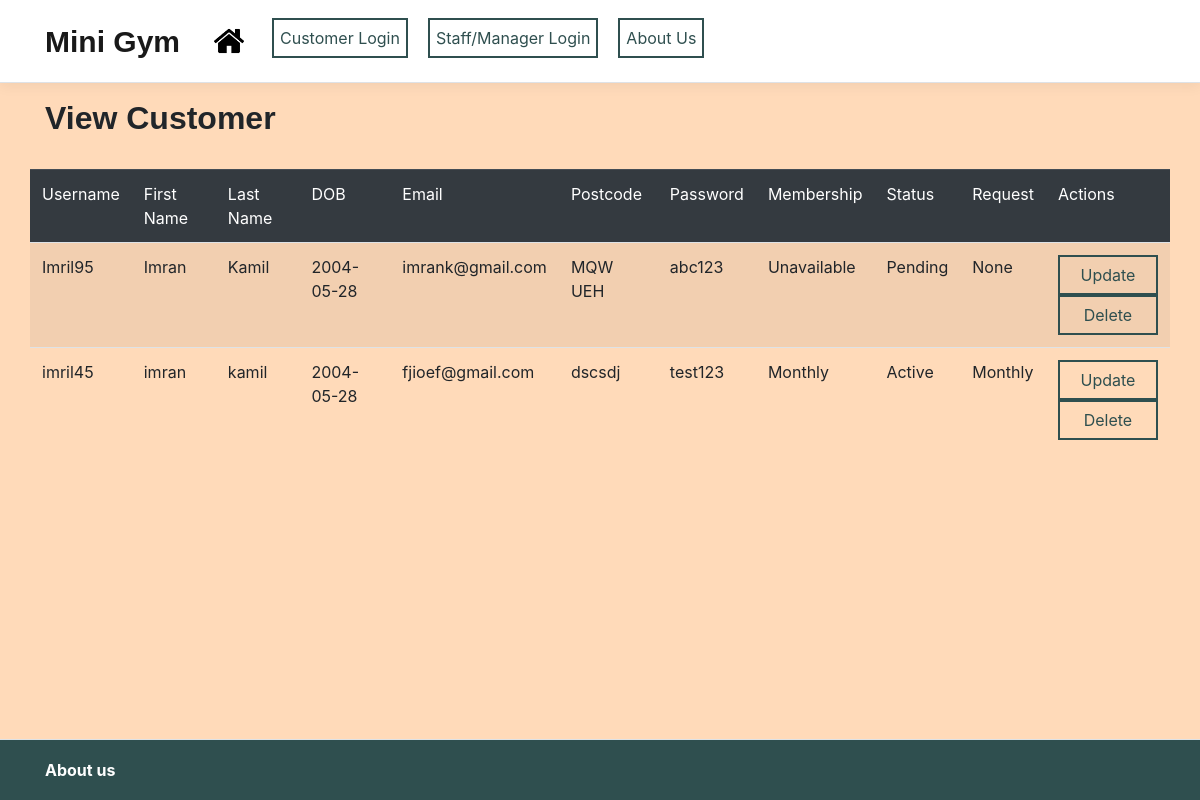
Page /viewCustomer.php on the committed database.
### tables this page shows
CREATE TABLE "customer" (
	"username"	TEXT NOT NULL,
	"fname"	TEXT NOT NULL,
	"lname"	TEXT NOT NULL,
	"datebirth"	TEXT NOT NULL,
	"email"	TEXT NOT NULL,
	"postcode"	TEXT NOT NULL,
	"password"	TEXT NOT NULL, membership text(255), status text(255), request text(255),
	PRIMARY KEY("username")
);

### viewCustomerSQL.php (called while the page is built)
<?php
function getUsers()
{
    $db = new SQLITE3("C:\\xampp\\htdocs\\web coursework\\miniGym.db");
    $sql = "SELECT * FROM customer";
    $stmt = $db->prepare($sql);
    $result = $stmt->execute();
    while ($row = $result->fetchArray()) {
        $arrayResult[] = $row;
    }
    return $arrayResult;
}

### viewCustomer.php (the view, shortened to what this page needs)
<?php require("NavBar.php");
include_once("viewCustomerSQL.php");
$user = getUsers();
?>
<div class="container pb-5">
    <main role="main" class="pb-3">
        <h2 style="font-family: 'Trebuchet MS', sans-serif;"> <strong>View Customer</strong> </h2>
        <br>
        <div class="row">
            <div class="col-14">
                <table class="table table-striped">
                    <thead class="table-dark">
                        <td>Username</td>
                        <td>First Name</td>
                        <td>Last Name</td>
                        <td>DOB</td>
                        <td>Email</td>
                        <td>Postcode</td>
                        <td>Password</td>
                        <td>Membership</td>
                        <td>Status</td>
                        <td>Request</td>
                        <td>Actions</td>
                    </thead>
                    <?php
                    for ($i = 0; $i < count($user); $i++) :
                    ?>
                        <tr>
                            <td><?php echo $user[$i]['username']; ?></td>
                            <td><?php echo $user[$i]['fname'] ?></td>
                            <td><?php echo $user[$i]['lname'] ?></td>
                            <td><?php echo $user[$i]['datebirth'] ?></td>
                            <td><?php echo $user[$i]['email'] ?></td>
                            <td><?php echo $user[$i]['postcode'] ?></td>
                            <td><?php echo $user[$i]['password'] ?></td>
                            <td><?php echo $user[$i]['membership'] ?></td>
                            <td><?php echo $user[$i]['status'] ?></td>
                            <td><?php echo $user[$i]['request'] ?></td>
                            <td>
                                <form action="updateCustomer.php" method="get">
                                    <button type="submit" class="buttonfortable">Update</button>
                                </form>
                                <form action="deleteCustomer.php" method="get">
                                    <button type="submit" class="buttonfortable">Delete</button>
                                </form>
                            </td>
                        </tr>
                    <?php endfor; ?>
                </table>
            </div>
        </div>
    </main>
</div>
<?php require("Footer.php"); ?>

### NavBar.php (shortened to what this page needs)
<!doctype html>
<html lang="en">
<head>
	<link rel="stylesheet" href="/web coursework/site.css" />
	<link rel="stylesheet" href="https://stackpath.bootstrapcdn.com/bootstrap/4.3.1/css/bootstrap.min.css">
</head>
<body class="bgColor">
	<header>
		<nav class="navbar navbar-expand-sm navbar-toggleable-sm navbar-light bg-white border-bottom box-shadow mb-3">
			<div class="container">
			<a class="navbar-brand" href="/web coursework/landingPage.php"><strong>Mini Gym</strong></a>
				<div class="navbar-collapse collapse d-sm-inline-flex flex-sm-row-reverse">
					<ul class="navbar-nav flex-grow-1">
						<li class="space">
							<a class="nav-link text-dark" href="/web coursework/landingPage.php">
								<img border="0" alt="User Icon" src="/web coursework/homeIcon.png" width="30" height="30">
							</a>
						</li>
						<li class="space">
							<form action="customerLogin.php">
								<button class="button">Customer Login</button>
							</form>
						</li>
						<li class="space">
							<form action="staffLogin.php">
								<button class="button">Staff/Manager Login</button>
							</form>
						</li>
						<li class="space">
							<form action="aboutUs.php">
								<button class="button">About Us</button>
							</form>
						</li>
					</ul>
				</div>
			</div>
		</nav>
	</header>

### Footer.php (shortened to what this page needs)
    <footer  class="border-top footer text-muted">
            <div class="container">
               <a href="aboutUs.php" style="color: white;"><strong>About us</strong></a>
            </div>
    </footer>
</body>
</html>

### site.css (style rules this page uses)
a.navbar-brand { white-space: normal; text-align: center; word-break: break-all; font-family: 'Trebuchet MS', sans-serif; font-size: 30px; color: #000000; }
a { color: #0366d6; }
html { font-size: 14px; }
@media (min-width: 768px) { html { font-size: 16px; } }
.border-top { border-top: 1px solid #e5e5e5; }
.border-bottom { border-bottom: 1px solid #e5e5e5; }
.box-shadow { box-shadow: 0 .25rem .75rem rgba(0, 0, 0, .05); }
html { position: relative; min-height: 100%; }
body { margin-bottom: 60px; }
footer { position: absolute; bottom: 0; width: 100%; white-space: nowrap; line-height: 60px; background-color: darkslategray; }
.bgColor { background-color: peachpuff; }
.container { min-height: 100%; }

### NavBar.php (style rules this page uses)
.button { background-color: transparent; color: darkslategrey; padding: 6px; border: 2px solid darkslategray; }
.space { margin: 10px; }

### viewCustomer.php (style rules this page uses)
.buttonfortable { background-color: transparent; color: darkslategrey; padding: 6px; border: 2px solid darkslategray; display: inline-block; width: 100px; height: 40px; }

### rows in the picture
customer: username "Imril95", fname "Imran", lname "Kamil", datebirth "2004-05-28", email "imrank@gmail.com", postcode "MQW UEH", password "abc123", membership "Unavailable", status "Pending", request "None"
customer: username "imril45", fname "imran", lname "kamil", datebirth "2004-05-28", email "fjioef@gmail.com", postcode "dscsdj", password "test123", membership "Monthly", status "Active", request "Monthly"
